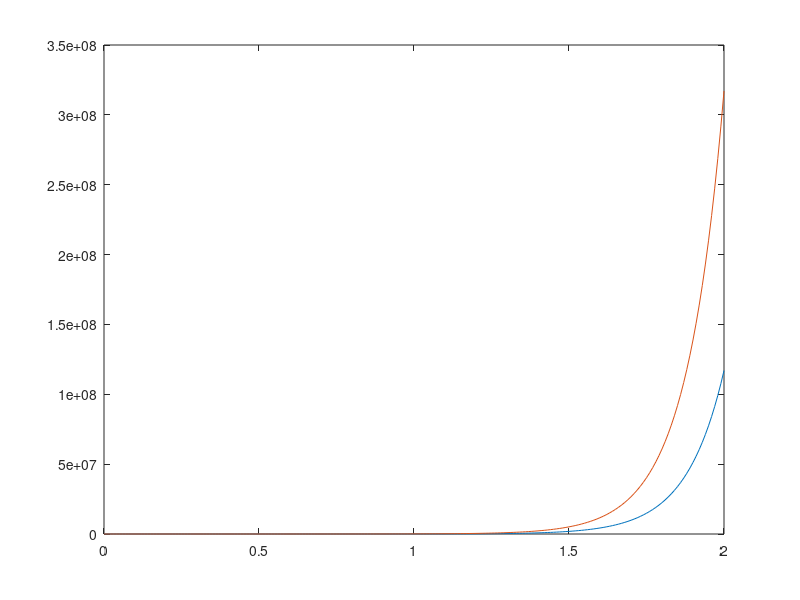

Write the MATLAB code that produced this figure.
function Edo_00
  clc
  clear
  M=[-8 6;-2 9]
  y0=[12;22]
  x0=0 ;h=0.01 ;w=1 ;
  x=0:h:2 ;
  n=length(x) ;
  y=zeros(2,n) ;
  y(:,1)= y0;
  for i=1:n-1
    k1=h*M*y(:,i) ;
    tg=x(i)+h/2*w ;
    yg=y(:,i)+k1/2*w ;
    k2=h*M*yg ;
    y(:,i+1)=y(:,i)+(1-w)*k1+w*k2 ;
  end
  plot(x,y)
end
